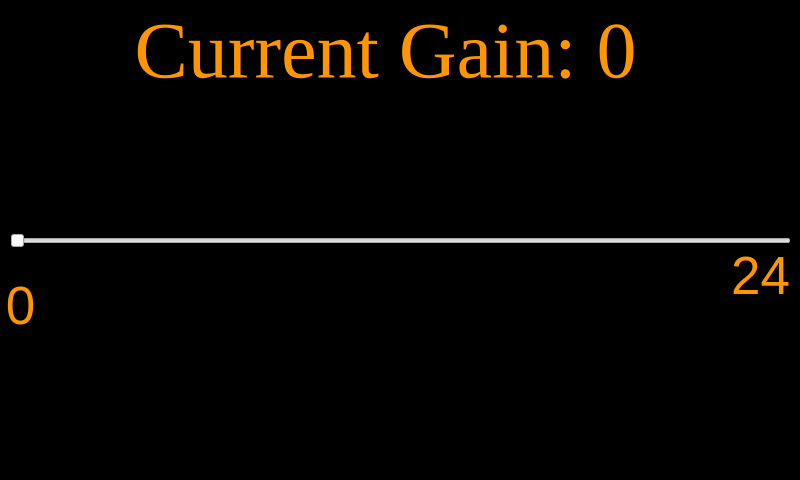
<?xml version="1.0" encoding="UTF-8"?>
<ui version="4.0">
 <class>GainConfigurationMenu</class>
 <widget class="QWidget" name="GainConfigurationMenu">
  <property name="windowModality">
   <enum>Qt::WindowModal</enum>
  </property>
  <property name="enabled">
   <bool>true</bool>
  </property>
  <property name="geometry">
   <rect>
    <x>0</x>
    <y>0</y>
    <width>800</width>
    <height>480</height>
   </rect>
  </property>
  <property name="palette">
   <palette>
    <active>
     <colorrole role="WindowText">
      <brush brushstyle="SolidPattern">
       <color alpha="255">
        <red>255</red>
        <green>149</green>
        <blue>1</blue>
       </color>
      </brush>
     </colorrole>
     <colorrole role="Button">
      <brush brushstyle="SolidPattern">
       <color alpha="255">
        <red>0</red>
        <green>0</green>
        <blue>0</blue>
       </color>
      </brush>
     </colorrole>
     <colorrole role="Light">
      <brush brushstyle="SolidPattern">
       <color alpha="255">
        <red>0</red>
        <green>0</green>
        <blue>0</blue>
       </color>
      </brush>
     </colorrole>
     <colorrole role="Midlight">
      <brush brushstyle="SolidPattern">
       <color alpha="255">
        <red>106</red>
        <green>110</green>
        <blue>128</blue>
       </color>
      </brush>
     </colorrole>
     <colorrole role="Dark">
      <brush brushstyle="SolidPattern">
       <color alpha="255">
        <red>106</red>
        <green>110</green>
        <blue>128</blue>
       </color>
      </brush>
     </colorrole>
     <colorrole role="Mid">
      <brush brushstyle="SolidPattern">
       <color alpha="255">
        <red>160</red>
        <green>160</green>
        <blue>160</blue>
       </color>
      </brush>
     </colorrole>
     <colorrole role="Text">
      <brush brushstyle="SolidPattern">
       <color alpha="255">
        <red>255</red>
        <green>149</green>
        <blue>1</blue>
       </color>
      </brush>
     </colorrole>
     <colorrole role="BrightText">
      <brush brushstyle="SolidPattern">
       <color alpha="255">
        <red>106</red>
        <green>110</green>
        <blue>128</blue>
       </color>
      </brush>
     </colorrole>
     <colorrole role="ButtonText">
      <brush brushstyle="SolidPattern">
       <color alpha="255">
        <red>255</red>
        <green>149</green>
        <blue>1</blue>
       </color>
      </brush>
     </colorrole>
     <colorrole role="Base">
      <brush brushstyle="SolidPattern">
       <color alpha="255">
        <red>0</red>
        <green>0</green>
        <blue>0</blue>
       </color>
      </brush>
     </colorrole>
     <colorrole role="Window">
      <brush brushstyle="SolidPattern">
       <color alpha="255">
        <red>0</red>
        <green>0</green>
        <blue>0</blue>
       </color>
      </brush>
     </colorrole>
     <colorrole role="Shadow">
      <brush brushstyle="SolidPattern">
       <color alpha="255">
        <red>255</red>
        <green>170</green>
        <blue>0</blue>
       </color>
      </brush>
     </colorrole>
     <colorrole role="Highlight">
      <brush brushstyle="SolidPattern">
       <color alpha="255">
        <red>106</red>
        <green>110</green>
        <blue>128</blue>
       </color>
      </brush>
     </colorrole>
     <colorrole role="HighlightedText">
      <brush brushstyle="SolidPattern">
       <color alpha="255">
        <red>255</red>
        <green>149</green>
        <blue>1</blue>
       </color>
      </brush>
     </colorrole>
     <colorrole role="Link">
      <brush brushstyle="SolidPattern">
       <color alpha="255">
        <red>106</red>
        <green>110</green>
        <blue>128</blue>
       </color>
      </brush>
     </colorrole>
     <colorrole role="AlternateBase">
      <brush brushstyle="SolidPattern">
       <color alpha="255">
        <red>0</red>
        <green>0</green>
        <blue>0</blue>
       </color>
      </brush>
     </colorrole>
     <colorrole role="ToolTipBase">
      <brush brushstyle="SolidPattern">
       <color alpha="255">
        <red>0</red>
        <green>0</green>
        <blue>0</blue>
       </color>
      </brush>
     </colorrole>
     <colorrole role="ToolTipText">
      <brush brushstyle="SolidPattern">
       <color alpha="255">
        <red>255</red>
        <green>149</green>
        <blue>1</blue>
       </color>
      </brush>
     </colorrole>
    </active>
    <inactive>
     <colorrole role="WindowText">
      <brush brushstyle="SolidPattern">
       <color alpha="255">
        <red>255</red>
        <green>149</green>
        <blue>1</blue>
       </color>
      </brush>
     </colorrole>
     <colorrole role="Button">
      <brush brushstyle="SolidPattern">
       <color alpha="255">
        <red>0</red>
        <green>0</green>
        <blue>0</blue>
       </color>
      </brush>
     </colorrole>
     <colorrole role="Light">
      <brush brushstyle="SolidPattern">
       <color alpha="255">
        <red>0</red>
        <green>0</green>
        <blue>0</blue>
       </color>
      </brush>
     </colorrole>
     <colorrole role="Midlight">
      <brush brushstyle="SolidPattern">
       <color alpha="255">
        <red>106</red>
        <green>110</green>
        <blue>128</blue>
       </color>
      </brush>
     </colorrole>
     <colorrole role="Dark">
      <brush brushstyle="SolidPattern">
       <color alpha="255">
        <red>106</red>
        <green>110</green>
        <blue>128</blue>
       </color>
      </brush>
     </colorrole>
     <colorrole role="Text">
      <brush brushstyle="SolidPattern">
       <color alpha="255">
        <red>255</red>
        <green>149</green>
        <blue>1</blue>
       </color>
      </brush>
     </colorrole>
     <colorrole role="BrightText">
      <brush brushstyle="SolidPattern">
       <color alpha="255">
        <red>106</red>
        <green>110</green>
        <blue>128</blue>
       </color>
      </brush>
     </colorrole>
     <colorrole role="ButtonText">
      <brush brushstyle="SolidPattern">
       <color alpha="255">
        <red>255</red>
        <green>149</green>
        <blue>1</blue>
       </color>
      </brush>
     </colorrole>
     <colorrole role="Window">
      <brush brushstyle="SolidPattern">
       <color alpha="255">
        <red>0</red>
        <green>0</green>
        <blue>0</blue>
       </color>
      </brush>
     </colorrole>
     <colorrole role="Highlight">
      <brush brushstyle="SolidPattern">
       <color alpha="255">
        <red>106</red>
        <green>110</green>
        <blue>128</blue>
       </color>
      </brush>
     </colorrole>
     <colorrole role="HighlightedText">
      <brush brushstyle="SolidPattern">
       <color alpha="255">
        <red>255</red>
        <green>149</green>
        <blue>1</blue>
       </color>
      </brush>
     </colorrole>
     <colorrole role="Link">
      <brush brushstyle="SolidPattern">
       <color alpha="255">
        <red>106</red>
        <green>110</green>
        <blue>128</blue>
       </color>
      </brush>
     </colorrole>
     <colorrole role="AlternateBase">
      <brush brushstyle="SolidPattern">
       <color alpha="255">
        <red>0</red>
        <green>0</green>
        <blue>0</blue>
       </color>
      </brush>
     </colorrole>
     <colorrole role="ToolTipBase">
      <brush brushstyle="SolidPattern">
       <color alpha="255">
        <red>0</red>
        <green>0</green>
        <blue>0</blue>
       </color>
      </brush>
     </colorrole>
     <colorrole role="ToolTipText">
      <brush brushstyle="SolidPattern">
       <color alpha="255">
        <red>255</red>
        <green>149</green>
        <blue>1</blue>
       </color>
      </brush>
     </colorrole>
    </inactive>
    <disabled>
     <colorrole role="WindowText">
      <brush brushstyle="SolidPattern">
       <color alpha="255">
        <red>106</red>
        <green>110</green>
        <blue>128</blue>
       </color>
      </brush>
     </colorrole>
     <colorrole role="Button">
      <brush brushstyle="SolidPattern">
       <color alpha="255">
        <red>0</red>
        <green>0</green>
        <blue>0</blue>
       </color>
      </brush>
     </colorrole>
     <colorrole role="Midlight">
      <brush brushstyle="SolidPattern">
       <color alpha="255">
        <red>106</red>
        <green>110</green>
        <blue>128</blue>
       </color>
      </brush>
     </colorrole>
     <colorrole role="Dark">
      <brush brushstyle="SolidPattern">
       <color alpha="255">
        <red>106</red>
        <green>110</green>
        <blue>128</blue>
       </color>
      </brush>
     </colorrole>
     <colorrole role="Text">
      <brush brushstyle="SolidPattern">
       <color alpha="255">
        <red>106</red>
        <green>110</green>
        <blue>128</blue>
       </color>
      </brush>
     </colorrole>
     <colorrole role="BrightText">
      <brush brushstyle="SolidPattern">
       <color alpha="255">
        <red>106</red>
        <green>110</green>
        <blue>128</blue>
       </color>
      </brush>
     </colorrole>
     <colorrole role="ButtonText">
      <brush brushstyle="SolidPattern">
       <color alpha="255">
        <red>106</red>
        <green>110</green>
        <blue>128</blue>
       </color>
      </brush>
     </colorrole>
     <colorrole role="Base">
      <brush brushstyle="SolidPattern">
       <color alpha="255">
        <red>255</red>
        <green>255</green>
        <blue>255</blue>
       </color>
      </brush>
     </colorrole>
     <colorrole role="Window">
      <brush brushstyle="SolidPattern">
       <color alpha="255">
        <red>0</red>
        <green>0</green>
        <blue>0</blue>
       </color>
      </brush>
     </colorrole>
     <colorrole role="Link">
      <brush brushstyle="SolidPattern">
       <color alpha="255">
        <red>106</red>
        <green>110</green>
        <blue>128</blue>
       </color>
      </brush>
     </colorrole>
     <colorrole role="ToolTipText">
      <brush brushstyle="SolidPattern">
       <color alpha="255">
        <red>255</red>
        <green>149</green>
        <blue>1</blue>
       </color>
      </brush>
     </colorrole>
    </disabled>
   </palette>
  </property>
  <property name="windowTitle">
   <string>GainConfigurationMenu</string>
  </property>
  <property name="autoFillBackground">
   <bool>false</bool>
  </property>
  <widget class="QLabel" name="CurrentGainLabel">
   <property name="geometry">
    <rect>
     <x>-10</x>
     <y>10</y>
     <width>791</width>
     <height>81</height>
    </rect>
   </property>
   <property name="font">
    <font>
     <family>Times New Roman</family>
     <pointsize>60</pointsize>
    </font>
   </property>
   <property name="styleSheet">
    <string notr="true">color: rgb(255, 149, 1);
</string>
   </property>
   <property name="text">
    <string>Current Gain: 0</string>
   </property>
   <property name="alignment">
    <set>Qt::AlignCenter</set>
   </property>
  </widget>
  <widget class="QSlider" name="horizontalSlider">
   <property name="geometry">
    <rect>
     <x>10</x>
     <y>200</y>
     <width>781</width>
     <height>81</height>
    </rect>
   </property>
   <property name="styleSheet">
    <string notr="true">color: rgb(89, 239, 150);

</string>
   </property>
   <property name="maximum">
    <number>240</number>
   </property>
   <property name="singleStep">
    <number>1</number>
   </property>
   <property name="pageStep">
    <number>1</number>
   </property>
   <property name="orientation">
    <enum>Qt::Horizontal</enum>
   </property>
  </widget>
  <widget class="QLabel" name="label0">
   <property name="geometry">
    <rect>
     <x>-50</x>
     <y>280</y>
     <width>141</width>
     <height>51</height>
    </rect>
   </property>
   <property name="font">
    <font>
     <pointsize>40</pointsize>
    </font>
   </property>
   <property name="text">
    <string>0</string>
   </property>
   <property name="alignment">
    <set>Qt::AlignCenter</set>
   </property>
  </widget>
  <widget class="QLabel" name="label24">
   <property name="geometry">
    <rect>
     <x>690</x>
     <y>250</y>
     <width>141</width>
     <height>51</height>
    </rect>
   </property>
   <property name="font">
    <font>
     <pointsize>40</pointsize>
    </font>
   </property>
   <property name="text">
    <string>24</string>
   </property>
   <property name="alignment">
    <set>Qt::AlignCenter</set>
   </property>
  </widget>
 </widget>
 <resources/>
 <connections/>
</ui>
